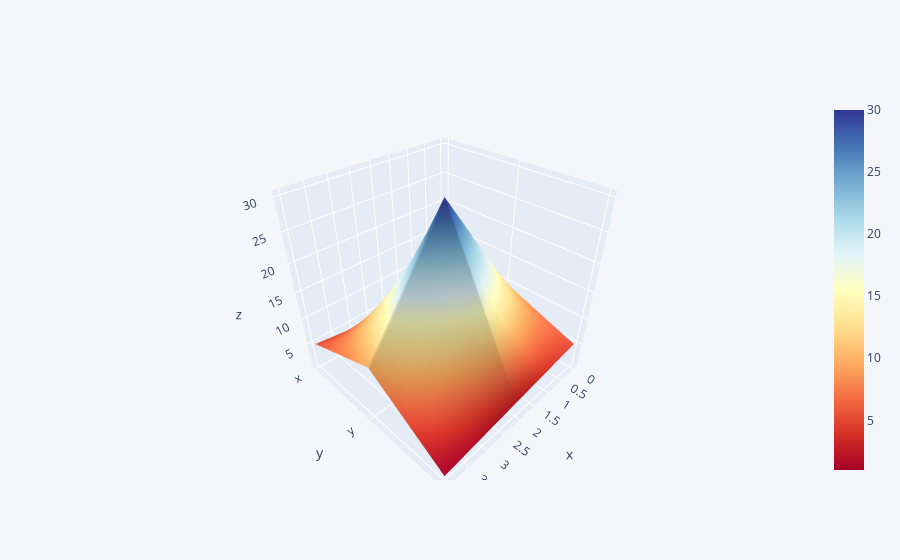

Notebook cell for this chart:
### Code cell
df3.iplot(kind='surface', colorscale='rdylbu')

### Figure 1 — Plotly figure (JSON) as saved in the notebook; plotly's stock layout.template omitted (floating-point values rounded to 4 significant figures)
{"data": [{"colorscale": [[0, "rgb(165,0,38)"], [0.1, "rgb(215,48,39)"], [0.2, "rgb(244,109,67)"], [0.3, "rgb(253,174,97)"], [0.4, "rgb(254,224,144)"], [0.5, "rgb(255,255,191)"], [0.6, "rgb(224,243,248)"], [0.7, "rgb(171,217,233)"], [0.8, "rgb(116,173,209)"], [0.9, "rgb(69,117,180)"], [1, "rgb(49,54,149)"]], "type": "surface", "x": [0, 1, 2, 3, 4], "y": ["x", "y", "z"], "z": [[1, 2, 3, 4, 5], [10, 20, 30, 20, 10], [5, 4, 3, 2, 1]]}], "layout": {"legend": {"bgcolor": "#F5F6F9", "font": {"color": "#4D5663"}}, "paper_bgcolor": "#F5F6F9", "plot_bgcolor": "#F5F6F9", "title": {"font": {"color": "#4D5663"}}, "xaxis": {"gridcolor": "#E1E5ED", "showgrid": true, "tickfont": {"color": "#4D5663"}, "title": {"font": {"color": "#4D5663"}, "text": ""}, "zerolinecolor": "#E1E5ED"}, "yaxis": {"gridcolor": "#E1E5ED", "showgrid": true, "tickfont": {"color": "#4D5663"}, "title": {"font": {"color": "#4D5663"}, "text": ""}, "zerolinecolor": "#E1E5ED"}}}
